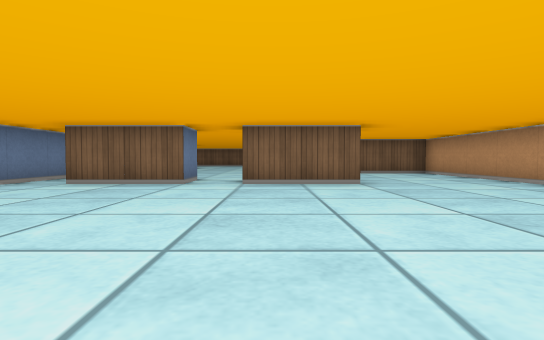
view 1 (above)

14 first-person views from a walk through a cub3D ray-caster map. The camera is about half as high as the walls, tilts 2° down and sees 80° across. The floor is counted in squares. Each view is taken from the middle of a square. On the plan, view 1 faces up. The plan holds only what a view shows up to about 9 squares ahead; the rest is blank.

view 2
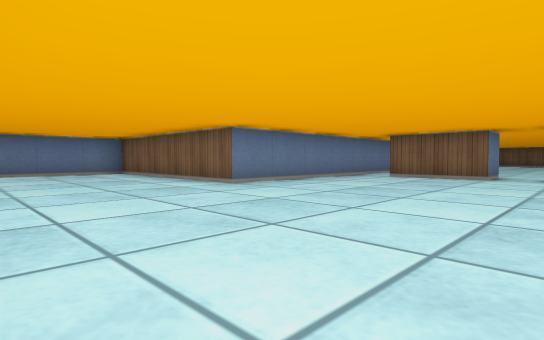

view 3
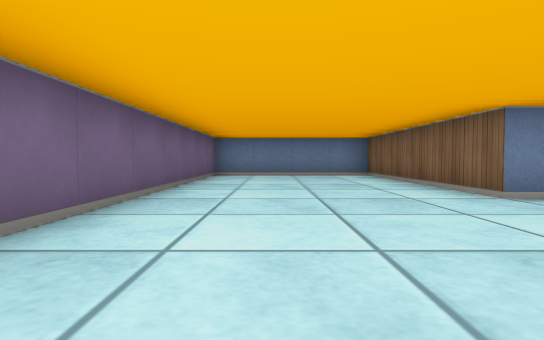

view 4
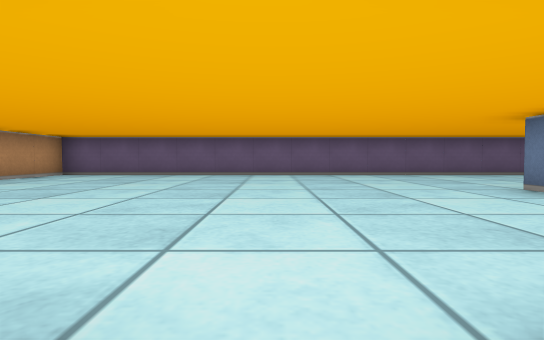

view 5
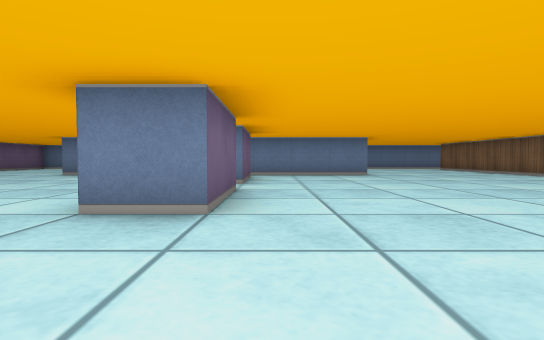

view 6
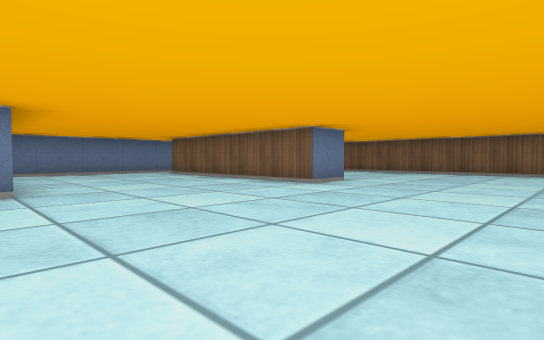

view 7
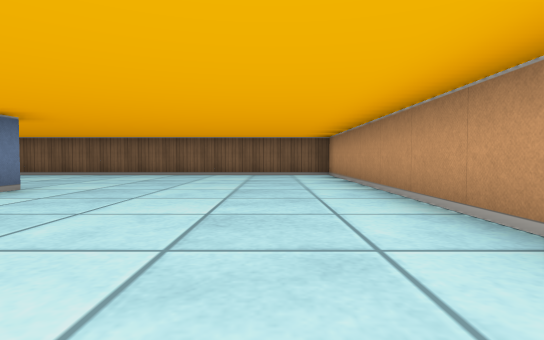

view 8
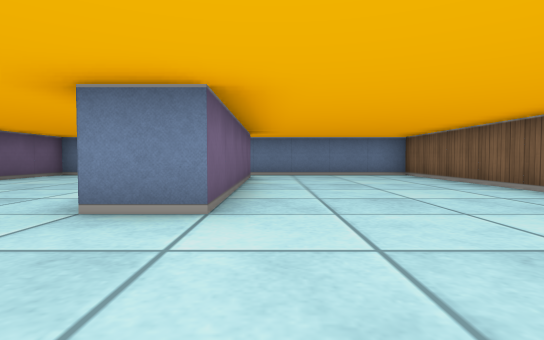

view 9
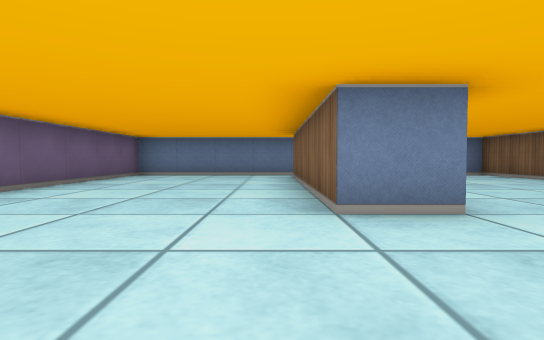

view 10
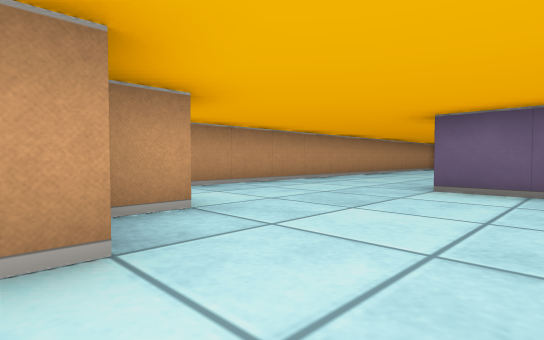

view 11
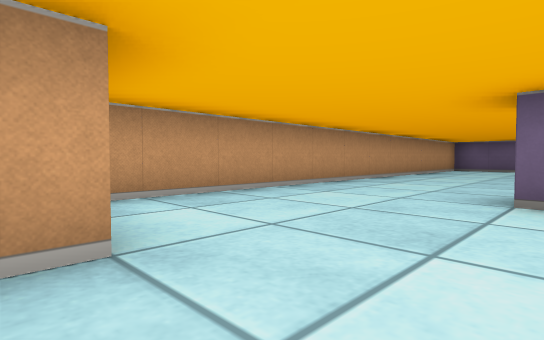

view 12
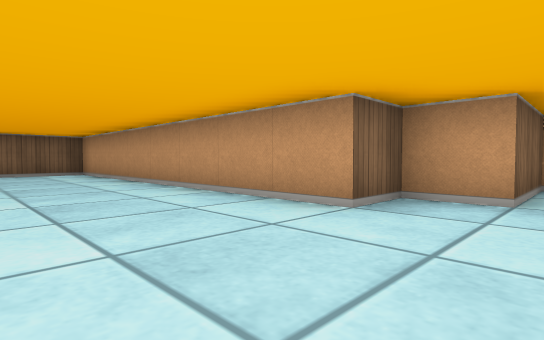

view 13
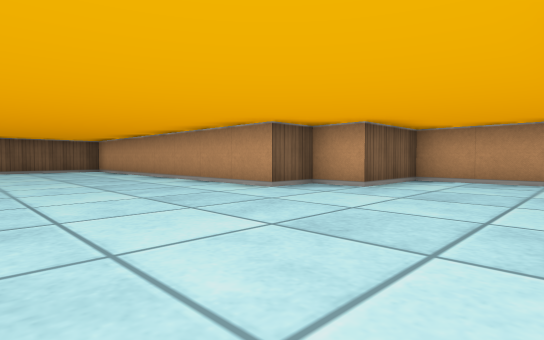

view 14
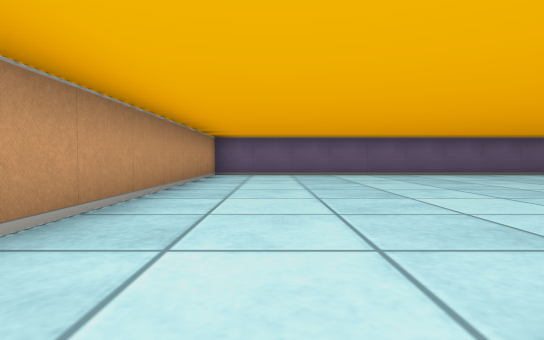

### Floor plan
Points are (right, up) in squares from view 1. A wall is a line through its corners. A room is listed if a view was taken in it or the views show most of it. See-through windows are left out.
Room 1 (views 1, 2, 3, 4, 5, 6, 7, 8, 9, 10, 11, 12, 13, 14)
walls: (-3.5, 6.5) (-1.5, 6.5) (-1.5, 5.5) (-3.5, 5.5); (-0.5, 6.5) (1.5, 6.5) (1.5, 5.5) (-0.5, 5.5); (-4.5, 9.6) (-4.5, 1.5) (-9.5, 1.5) (-9.5, -2.5) (4.5, -2.5) (4.5, 9.5) (2.5, 9.5) (2.5, 10.5) (1.5, 10.5) (1.5, 18.5) (-9.5, 18.5) (-9.5, 9.5) (-5.1, 9.5); (-8.5, 14.5) (-3.5, 14.5) (-3.5, 13.5) (-8.4, 13.5)

Positions as (right, up) in squares from view 1, and headings:
1: (0, 0), facing up
2: (0, -2), facing up-left
3: (-1, -1), facing left
4: (-1, 6), facing down
5: (4, 7), facing left
6: (0, 9), facing up-left
7: (0, 10), facing up
8: (-1, 15), facing left
9: (-1, 13), facing left
10: (0, 11), facing down-right
11: (1, 10), facing down-right
12: (-1, 9), facing up-right
13: (-2, 7), facing up-right
14: (3, 6), facing down
